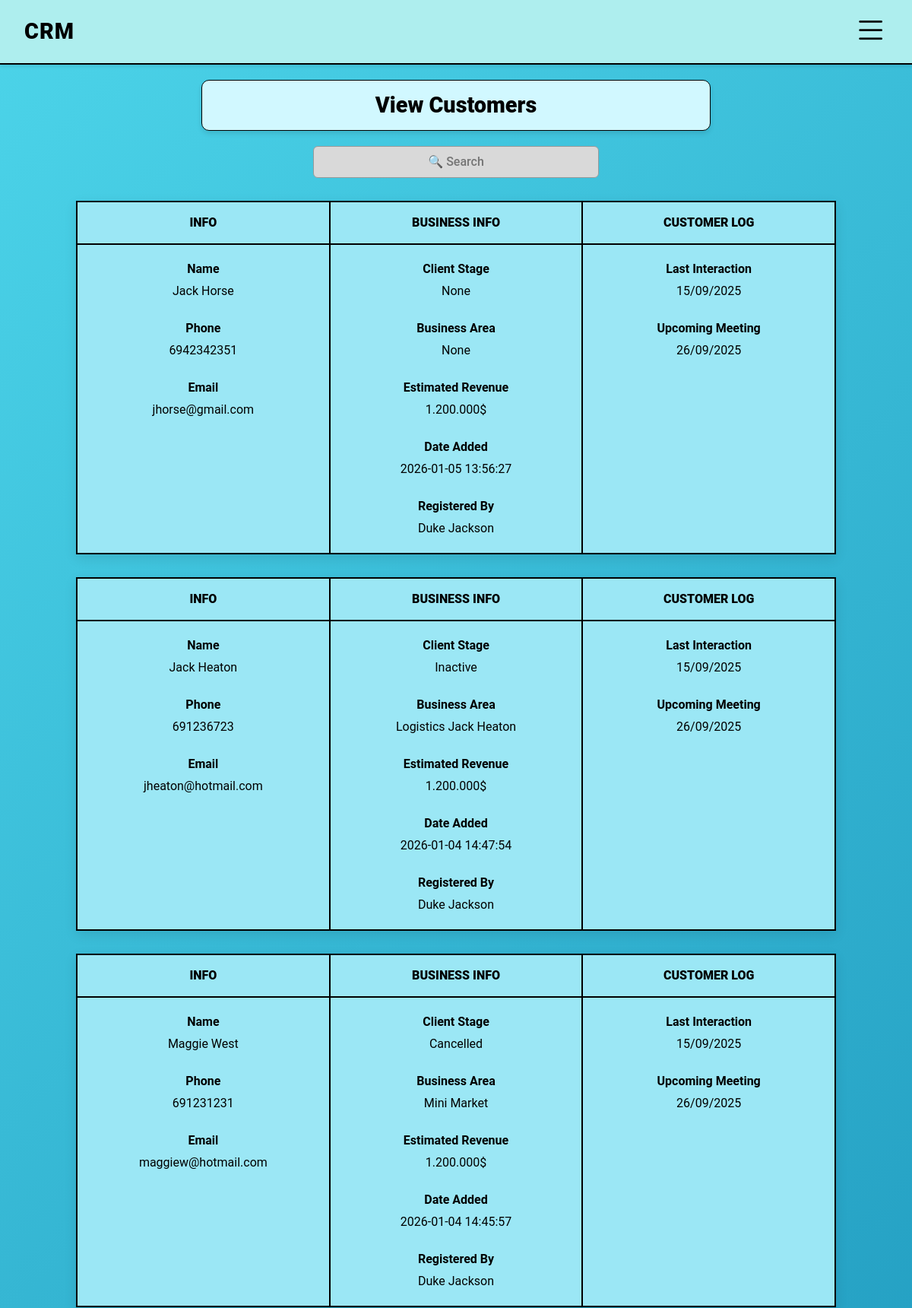
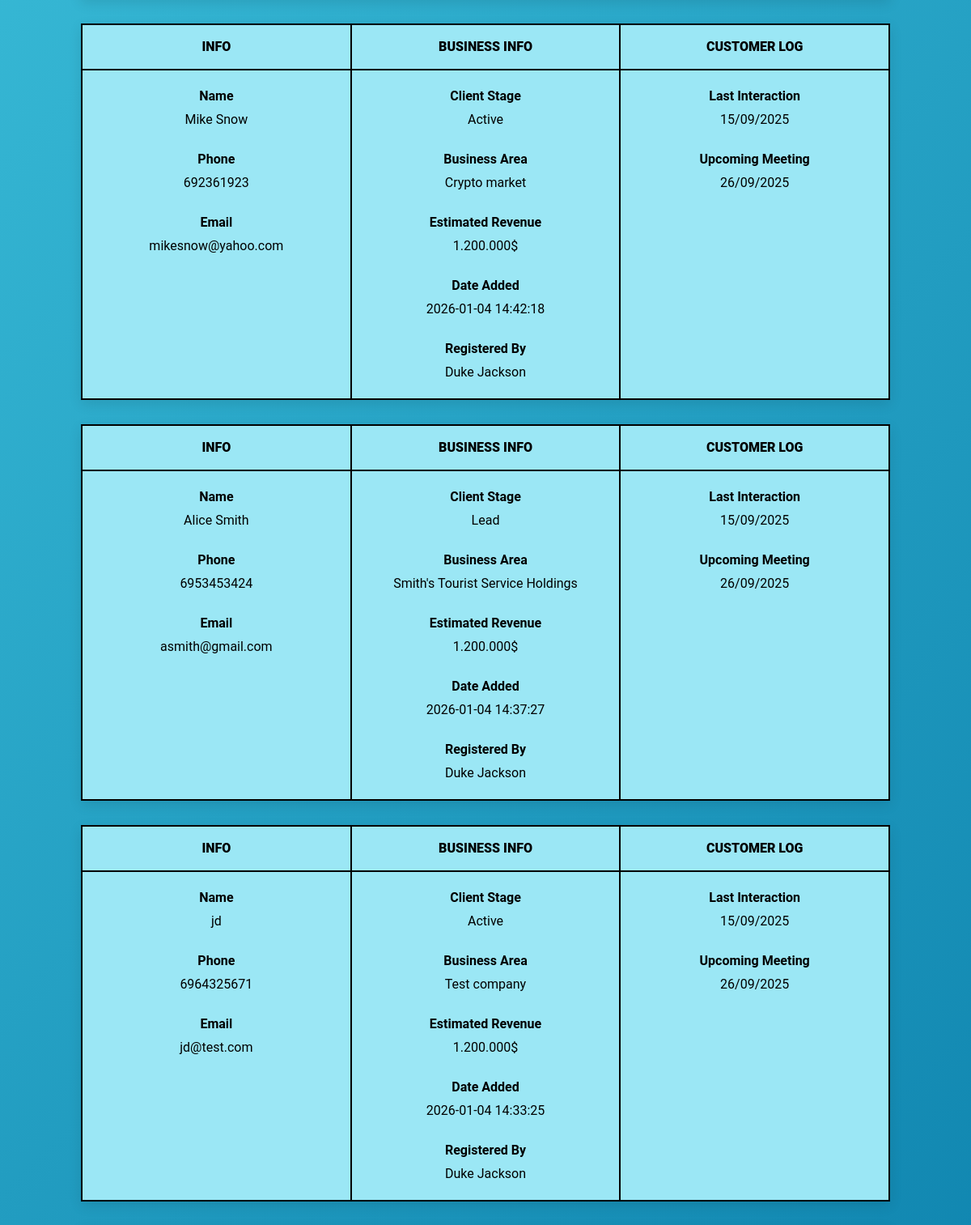
The app's page /customers (signed in, upper part) with its own data (2 pictures, top to bottom).
### tables this page shows
CREATE TABLE customers (
            id INTEGER PRIMARY KEY AUTOINCREMENT,
            name TEXT NOT NULL,
            email TEXT,
            phone TEXT,
            company TEXT,
            category TEXT CHECK(category IN ('Lead', 'Active', 'Inactive', 'Cancelled')) DEFAULT 'Lead',
            is_active INTEGER DEFAULT 1,
            employee_id INTEGER,
            created_at TIMESTAMP DEFAULT CURRENT_TIMESTAMP,
            FOREIGN KEY (employee_id) REFERENCES users(id)
        );

### app.py (the view)
@app.route('/customers')
@login_required
def customers():
    db = get_db()
    role = session['role']
    if role == 'manager':
        sql = '''SELECT c.*, u.username as employee_name
                 FROM customers c
                 LEFT JOIN users u ON c.employee_id = u.id
                 WHERE c.is_active = 1
                 ORDER BY c.created_at DESC'''
        data = db.execute(sql).fetchall()
    else:
        sql = "SELECT * FROM customers WHERE employee_id = ? AND is_active = 1 ORDER BY created_at DESC"
        data = db.execute(sql, (session['user_id'],)).fetchall()
    db.close()
    return render_template('customers.html', customers=data)

### app.py (called while the page is built)
def get_db():
    conn = sqlite3.connect(DATABASE_PATH)
    conn.row_factory = sqlite3.Row
    return conn

def login_required(f):
    @wraps(f)
    def decorated_function(*args, **kwargs):
        if 'user_id' not in session:
            flash('You need to login to view this page.')
            return redirect(url_for('login'))
        return f(*args, **kwargs)
    return decorated_function

### templates/customers.html
{% extends 'base_manager.html' if session['role'] == 'manager' else 'base_employee.html' %}
{% block content %}
<div class="page-header-box">
    <h2>View Customers</h2>
</div>
<div class="container mb-4" style="max-width: 400px;">
    <div class="search-container">
        <input type="text" placeholder="🔍 Search">
    </div>
</div>
{% for customer in customers %}
<div class="vc-card">
    <div class="vc-header-row">
        <div class="vc-header-col">INFO</div>
        <div class="vc-header-col">BUSINESS INFO</div>
        <div class="vc-header-col">CUSTOMER LOG</div>
    </div>
    <div class="vc-body-row">
        <div class="vc-body-col">
            <div class="vc-data-item"><label>Name</label><span>{{ customer.name }}</span></div>
            <div class="vc-data-item"><label>Phone</label><span>{{ customer.phone }}</span></div>
            <div class="vc-data-item"><label>Email</label><span>{{ customer.email }}</span></div>
        </div>
        <div class="vc-body-col">
            <div class="vc-data-item"><label>Client Stage</label><span>{{ customer.category }}</span></div>
            <div class="vc-data-item"><label>Business Area</label><span>{{ customer.company }}</span></div>
            <div class="vc-data-item"><label>Estimated Revenue</label><span>1.200.000$</span></div>
            <div class="vc-data-item"><label>Date Added</label><span>{{ customer.created_at }}</span></div>
            <div class="vc-data-item"><label>Registered By</label><span>Duke Jackson</span></div>
        </div>
        <div class="vc-body-col">
            <div class="vc-data-item"><label>Last Interaction</label><span>15/09/2025</span></div>
            <div class="vc-data-item"><label>Upcoming Meeting</label><span>26/09/2025</span></div>
        </div>
    </div>
</div>
{% else %}
    <p class="text-center mt-5">No customers found.</p>
{% endfor %}
{% endblock %}

### static/css/style.css (style rules this page uses)
:root { --brand-primary: #AEEEEE; --brand-secondary: #87CEFA; --brand-accent: #D1F8FF; --bg-grey: #D9D9D9; --grad-start: #4CD4E9; --grad-end: #0B7FAB; --border-main: 2px solid black; }
body { font-family: 'Roboto', 'Segoe UI', Tahoma, sans-serif; background: linear-gradient(135deg, var(--grad-start) 0%, var(--grad-end) 100%); background-attachment: fixed; min-height: 100vh; color: #000; overflow-x: hidden; }
.form-input input, .form-input select, .search-container input { width: 100%; background-color: var(--bg-grey); border: 1px solid #999; border-radius: 6px; padding: 8px 10px; outline: none; font-weight: 500; }
.search-container input { text-align: center; }
.page-header-box { background-color: var(--brand-accent); border: 1px solid black; border-radius: 10px; padding: 15px; text-align: center; width: 60%; min-width: 300px; margin: 20px auto; box-shadow: 0 4px 6px rgba(0,0,0,0.1); }
.page-header-box h2 { margin: 0; font-weight: 800; font-size: 1.8rem; }
.vc-card { width: 100%; max-width: 1000px; margin: 30px auto; border: var(--border-main); background-color: #9BE7F5; box-shadow: 0 5px 15px rgba(0,0,0,0.1); }
.vc-header-row { display: flex; border-bottom: var(--border-main); font-weight: 800; text-transform: uppercase; }
.vc-header-col, .vc-body-col { flex: 1; padding: 15px; border-right: var(--border-main); text-align: center; }
.vc-body-col { padding: 20px; display: flex; flex-direction: column; gap: 25px; }
.vc-header-col:last-child, .vc-body-col:last-child { border-right: none; }
.vc-body-row { display: flex; min-height: 300px; }
.vc-data-item label { display: block; font-weight: 700; margin-bottom: 5px; }

### records on screen
customers: name "Jack Horse", phone "6942342351", email "jhorse@gmail.com", category "None", company "None", created_at "2026-01-05 13:56:27"
customers: name "Jack Heaton", phone "691236723", email "jheaton@hotmail.com", category "Inactive", company "Logistics Jack Heaton", created_at "2026-01-04 14:47:54"
customers: name "Maggie West", phone "691231231", email "maggiew@hotmail.com", category "Cancelled", company "Mini Market", created_at "2026-01-04 14:45:57"
customers: name "Mike Snow", phone "692361923", email "mikesnow@yahoo.com", category "Active", company "Crypto market", created_at "2026-01-04 14:42:18"
customers: name "Alice Smith", phone "6953453424", email "asmith@gmail.com", category "Lead", company "Smith's Tourist Service Holdings", created_at "2026-01-04 14:37:27"
customers: name "jd", phone "6964325671", email "jd@test.com", category "Active", company "Test company", created_at "2026-01-04 14:33:25"
